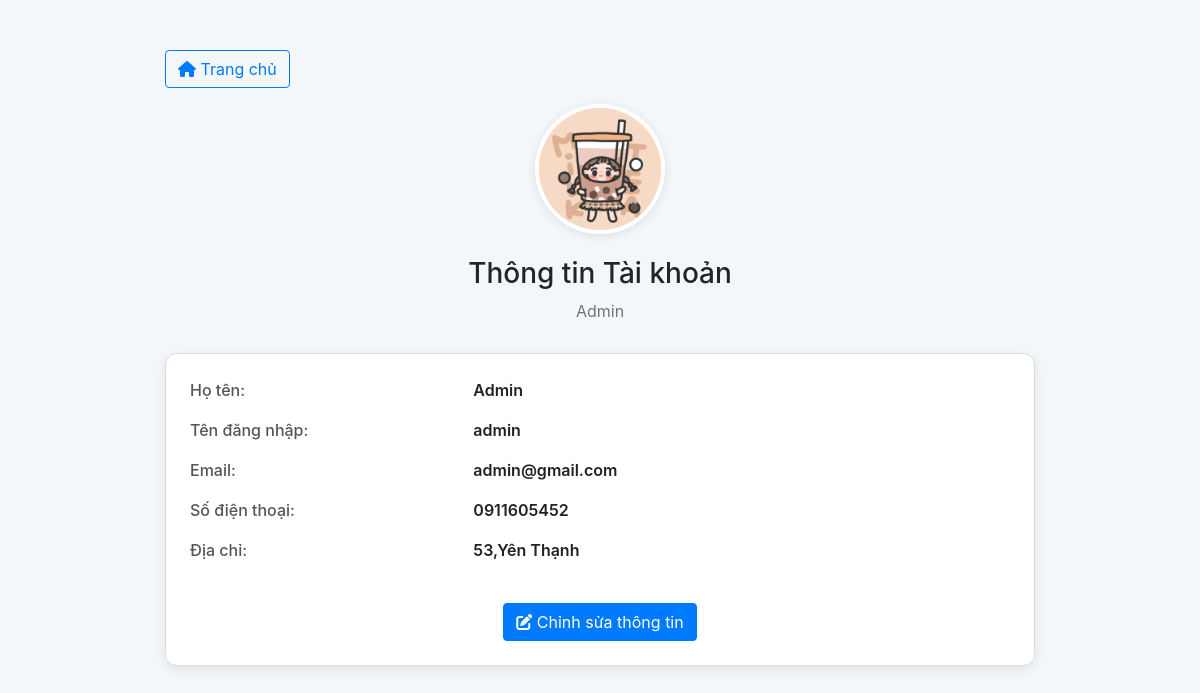
/login/profile.php (signed in), run on the app's committed database.
### tables this page shows
CREATE TABLE `account` (
  `account_ID` int(11) NOT NULL,
  `role_ID` int(11) DEFAULT NULL,
  `username` varchar(20) DEFAULT NULL,
  `password` varchar(60) DEFAULT NULL,
  `email` varchar(50) DEFAULT NULL,
  `fullname` varchar(60) DEFAULT NULL,
  `phone_number` varchar(11) DEFAULT NULL,
  `address` varchar(100) DEFAULT NULL,
  `avatar` varchar(255) DEFAULT NULL,
  `reset_token` varchar(255) DEFAULT NULL,
  `reset_expires` datetime DEFAULT NULL,
  `created_at` timestamp NOT NULL DEFAULT current_timestamp(),
  `updated_at` timestamp NOT NULL DEFAULT current_timestamp() ON UPDATE current_timestamp(),
  `status` tinyint(1) NOT NULL DEFAULT 1
);

CREATE TABLE `role` (
  `role_ID` int(11) NOT NULL,
  `role_name` varchar(50) DEFAULT NULL
);

### database/dbhelper.php (called while the page is built, shortened)
<?php
function getConnection() {
    $conn = mysqli_connect(HOST, USERNAME, PASSWORD, DATABASE);
    mysqli_set_charset($conn, 'utf8mb4');
    return $conn;
}
function executeSingleResult($sql, $params = []) {
    $conn = getConnection();
    $row = null;
    if (empty($params)) {
        $result = mysqli_query($conn, $sql);
        if ($result) {
            $row = mysqli_fetch_array($result, 1);
        } else {
            error_log("SQL Error (executeSingleResult no params): " . mysqli_error($conn) . " | SQL: " . $sql);
        }
    }
    return $row;
}
?>

### login/profile.php (the view, shortened to what this page needs)
<?php
require_once('../database/dbhelper.php');
$username = htmlspecialchars($_COOKIE['username']);
$sql = "SELECT a.*, r.role_name FROM Account a
        LEFT JOIN Role r ON a.role_ID = r.role_ID
        WHERE a.username = '$username'";
$account = executeSingleResult($sql);
$avatarPath = '../admin/assets/img/default-avatar.png';
if (!empty($account['avatar']) && file_exists('../uploads/avatar/' . $account['avatar'])) {
    $avatarPath = '../uploads/avatar/' . $account['avatar'];
}
?>
<!DOCTYPE html>
<html lang="vi">
<head>
  <link rel="stylesheet" href="https://cdn.jsdelivr.net/npm/bootstrap@4.6.2/dist/css/bootstrap.min.css">
  <link rel="stylesheet" href="https://cdnjs.cloudflare.com/ajax/libs/font-awesome/6.5.1/css/all.min.css">
</head>
<body>
<div class="container profile-container">
  <a href="../index.php" class="btn btn-outline-primary mb-3"><i class="fas fa-home"></i> Trang chủ</a>
  <div class="profile-header">
    <img src="<?= $avatarPath ?>" alt="Avatar" class="avatar-img"
         onerror="this.onerror=null;this.src='../admin/assets/img/default-avatar.png';">
    <h3 class="mt-2">Thông tin Tài khoản</h3>
    <p class="text-muted mb-0"><?= htmlspecialchars($account['role_name']) ?></p>
  </div>
  <div class="card p-4">
    <div class="row mb-3">
      <div class="col-md-4 info-label">Họ tên:</div>
      <div class="col-md-8 info-value"><?= htmlspecialchars($account['fullname'] ?? 'Chưa có') ?></div>
    </div>
    <div class="row mb-3">
      <div class="col-md-4 info-label">Tên đăng nhập:</div>
      <div class="col-md-8 info-value"><?= htmlspecialchars($account['username']) ?></div>
    </div>
    <div class="row mb-3">
      <div class="col-md-4 info-label">Email:</div>
      <div class="col-md-8 info-value"><?= htmlspecialchars($account['email']) ?></div>
    </div>
    <div class="row mb-3">
      <div class="col-md-4 info-label">Số điện thoại:</div>
      <div class="col-md-8 info-value"><?= htmlspecialchars($account['phone_number'] ?? 'Chưa có') ?></div>
    </div>
    <div class="row mb-3">
      <div class="col-md-4 info-label">Địa chỉ:</div>
      <div class="col-md-8 info-value"><?= htmlspecialchars($account['address'] ?? 'Chưa có') ?></div>
    </div>
    <div class="btn-group-custom">
      <a href="edit_profile.php" class="btn btn-primary btn-custom"><i class="fas fa-edit"></i> Chỉnh sửa thông tin</a>
    </div>
  </div>
</div>
</body>
</html>

### login/profile.php (style rules this page uses)
body { background-color: #f4f7fa; }
.profile-container { max-width: 900px; margin: 50px auto; }
.profile-header { text-align: center; margin-bottom: 30px; }
.avatar-img { width: 130px; height: 130px; object-fit: cover; border-radius: 50%; border: 4px solid #fff; box-shadow: 0 2px 10px rgba(0,0,0,0.1); margin-bottom: 15px; }
.card { border: 1px solid #ddd; border-radius: 12px; box-shadow: 0 4px 12px rgba(0,0,0,0.08); }
.info-label { font-weight: 500; color: #555; }
.info-value { font-weight: 600; color: #222; }
.btn-group-custom { text-align: center; margin-top: 25px; }
.btn-custom { min-width: 150px; }

### data on the page
account: avatar (picture), role_ID.role_name "Admin", fullname "Admin", username "admin", email "admin@gmail.com", phone_number "0911605452", address "53,Yên Thạnh"
